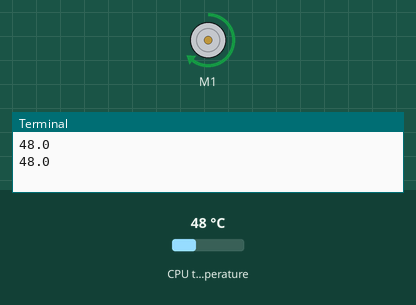
Simulated run of this program. Board: Raspberry Pi (BCM pin numbers). Shown: DC motor (green arrow = forward, orange = backward, longer = faster), the last lines printed to the terminal. The test bench sets the inputs (shaded band); at power-on: CPU temperature 48 °C. The desktop window is not drawn, its controls go by their first labels and the mouse button is held 0.15 s.

Above: at 1.2 s.
1.3 s: CPU temperature set to 41 °C
3.3 s: CPU temperature set to 38 °C
At 5.2 s:
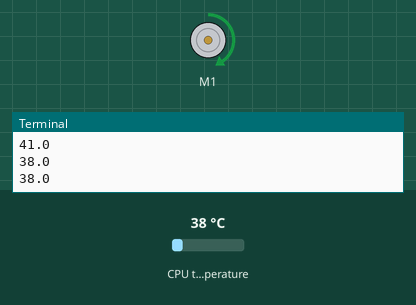
5.6 s: CPU temperature set to 71 °C
At 6.7 s:
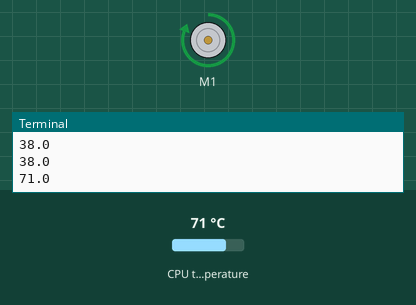
7.7 s: CPU temperature set to 60 °C
9.4 s: CPU temperature set to 57 °C
At 11.1 s:
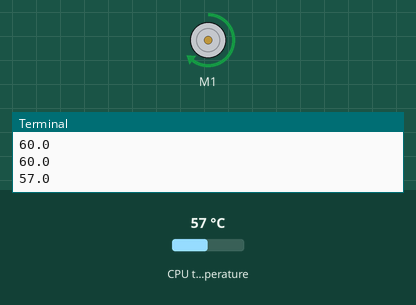
11.7 s: CPU temperature set to 31 °C
At 12.7 s:
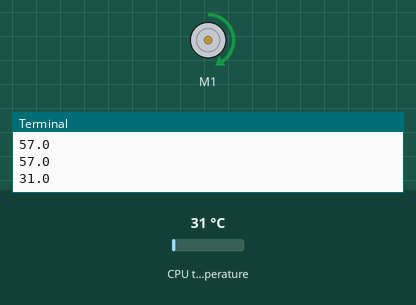
Timing chart, 0 to 14.7 s (numbered marks = the images above; inputs shaded):
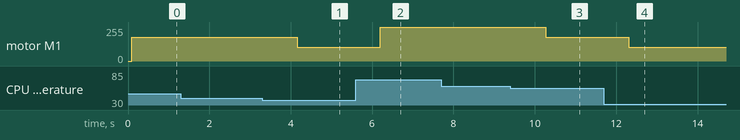

Measured:
- the behaviour switches between 40 and 39 °C on CPU temperature (found by bisection; images 0 and 1)
- the behaviour switches between 59 and 58 °C on CPU temperature (found by bisection; images 2 and 3)
- after the input at 3.3 s, motor M1: forward 178/255 → forward 102/255 after 0.87 s
- after the input at 5.6 s, motor M1: forward 102/255 → forward 255/255 after 0.60 s
- after the input at 9.4 s, motor M1: forward 255/255 → forward 178/255 after 0.87 s
- after the input at 11.7 s, motor M1: forward 178/255 → forward 102/255 after 0.60 s

The program:

main22-1.py
```python
import tkinter
import tkinter.font
import os
import time
from gpiozero import Motor

motor = Motor(21, 20)

def time1000mS():
    temp = os.popen("vcgencmd measure_temp").readline()
    temp = temp.replace("temp=","").replace("'C","")
    temp = float(temp)
    print(temp)
    fanSpeed = "0%"
    if temp < 40 :
        motor.forward(0.4)
        fanSpeed = "0%"
    elif temp >= 40 and temp < 59:
        motor.forward(0.7)
        fanSpeed = "70%"
    elif temp >= 60:
        motor.forward(1.0)
        fanSpeed = "100%"
    display = str(temp) + "C" + "   " + fanSpeed
    label.config(text=display)
    window.after(1000,time1000mS)

window = tkinter.Tk()
window.title("CPU TEMPERATURE")
window.geometry("400x100")
window.resizable(False,False)

font = tkinter.font.Font(size = 30)
label=tkinter.Label(window, text="hello", font=font)
label.pack()

time1000mS()

window.mainloop()
```
